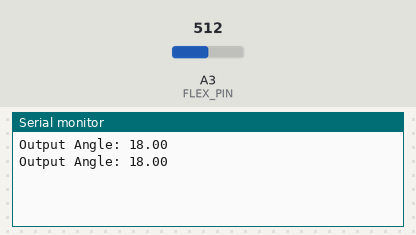
A sketch run on a simulated Arduino Uno, built with avr-gcc and run on an emulated ATmega328P. Parts: the last lines printed to the serial monitor. The inputs (shaded band) are chosen by the test bench; at power-on: A3 (FLEX_PIN) = 512.

Above: at 1.3 s.
1.4 s: A3 (FLEX_PIN) set to 716
At 1.9 s:
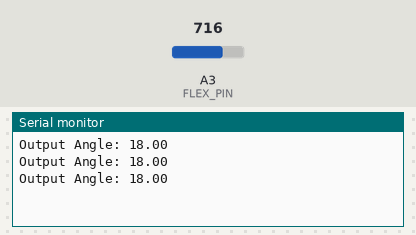
2.9 s: A3 (FLEX_PIN) set to 900
At 3.4 s:
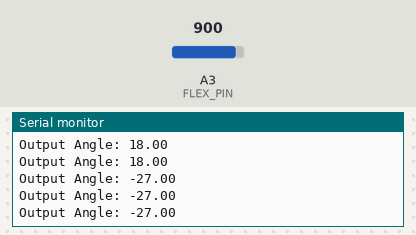
Timing chart, 0 to 5.9 s (numbered marks = the images above; inputs shaded):
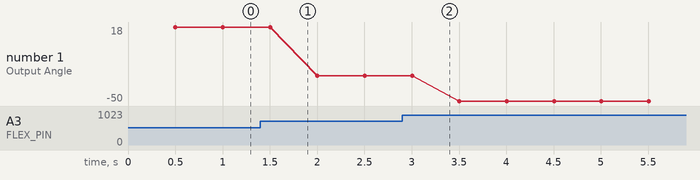

The sketch:

Flex_Test.ino
```cpp
/******************************************************************************
Flex_Sensor_Example.ino
Example sketch for SparkFun's flex sensors
  (https://www.sparkfun.com/products/10264)
Jim Lindblom @ SparkFun Electronics
April 28, 2016

Create a voltage divider circuit combining a flex sensor with a 47k resistor.
- The resistor should connect from A0 to GND.
- The flex sensor should connect from A0 to 3.3V
As the resistance of the flex sensor increases (meaning it's being bent), the
voltage at A0 should decrease.

Development environment specifics:
Arduino 1.6.7
******************************************************************************/
const int FLEX_PIN = A3; // Pin connected to voltage divider output

// Measure the voltage at 5V and the actual resistance of your
// 10k resistor, and enter them below:
const float VCC = 4.98; // Measured voltage of Ardunio 5V line
const float R_DIV = 47500.0; // Measured resistance of 3.3k resistor

// Upload the code, then try to adjust these values to more
// accurately calculate bend degree.
const float STRAIGHT_RESISTANCE = 36570.0; // resistance when straight
const float BEND_RESISTANCE = 90000.0; // resistance at 90 deg

void setup()
{
  Serial.begin(9600);
  pinMode(FLEX_PIN, INPUT);
}

void loop()
{
  // for calibration: Read the ADC, and calculate voltage and resistance from it
 // readSensor();

  //To get a usable value
  float angle = getAngleFromSensor();
  Serial.println("Output Angle: "+ String(angle));
}

void readSensor(){
  // Read the ADC, and calculate voltage and resistance from it
  int flexADC = analogRead(FLEX_PIN);
  float flexV = flexADC * VCC / 1023.0;
  float flexR = R_DIV * (VCC / flexV - 1.0);
  Serial.println("Resistance: " + String(flexR) + " ohms");

  // Use the calculated resistance to estimate the sensor's
  // bend angle:
  float angle = map(flexR, STRAIGHT_RESISTANCE, BEND_RESISTANCE,
                   0, 90.0);
  Serial.println("Bend: " + String(angle) + " degrees");
  Serial.println();

  delay(500);
}

float getAngleFromSensor(){
  // Read the ADC, and calculate voltage and resistance from it
  int flexADC = analogRead(FLEX_PIN);
  float flexV = flexADC * VCC / 1023.0;
  float flexR = R_DIV * (VCC / flexV - 1.0);
  //Serial.println("Resistance: " + String(flexR) + " ohms");

  // Use the calculated resistance to estimate the sensor's
  // bend angle:
  float angle = map(flexR, STRAIGHT_RESISTANCE, BEND_RESISTANCE,
                   0, 90.0);
  //Serial.println("Bend: " + String(angle) + " degrees");
  //Serial.println();

  delay(500);
  return angle;
}
```

Measured:
- plotted number 1: 18 → -27 after the input at 1.4 s, -27 → -50 after the input at 2.9 s
